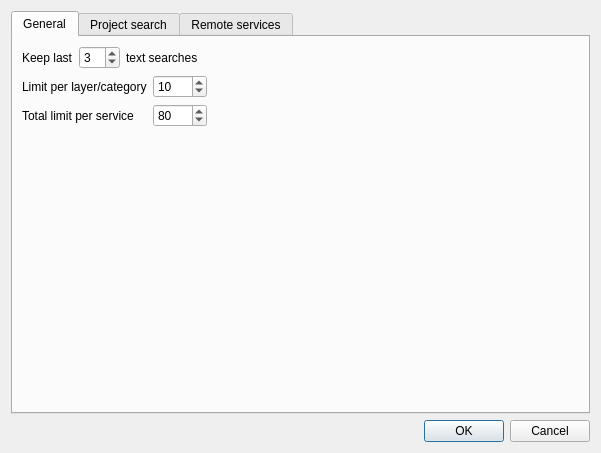
<?xml version="1.0" encoding="UTF-8"?>
<ui version="4.0">
 <class>Configuration</class>
 <widget class="QDialog" name="Configuration">
  <property name="geometry">
   <rect>
    <x>0</x>
    <y>0</y>
    <width>601</width>
    <height>453</height>
   </rect>
  </property>
  <property name="windowTitle">
   <string>Quick Finder - Configuration</string>
  </property>
  <layout class="QVBoxLayout" name="verticalLayout">
   <item>
    <widget class="QTabWidget" name="tabWidget">
     <property name="currentIndex">
      <number>0</number>
     </property>
     <widget class="QWidget" name="optionsTab">
      <attribute name="title">
       <string>General</string>
      </attribute>
      <layout class="QFormLayout" name="formLayout">
       <property name="fieldGrowthPolicy">
        <enum>QFormLayout::AllNonFixedFieldsGrow</enum>
       </property>
       <item row="2" column="0" colspan="2">
        <layout class="QFormLayout" name="formLayout_4">
         <item row="0" column="0">
          <widget class="QLabel" name="geomapfish_limitLabel">
           <property name="text">
            <string>Limit per layer/category</string>
           </property>
          </widget>
         </item>
         <item row="0" column="1">
          <layout class="QHBoxLayout" name="horizontalLayout_6">
           <item>
            <widget class="QSpinBox" name="categoryLimit">
             <property name="minimum">
              <number>1</number>
             </property>
             <property name="maximum">
              <number>1000</number>
             </property>
             <property name="value">
              <number>10</number>
             </property>
            </widget>
           </item>
           <item>
            <spacer name="horizontalSpacer_4">
             <property name="orientation">
              <enum>Qt::Horizontal</enum>
             </property>
             <property name="sizeHint" stdset="0">
              <size>
               <width>40</width>
               <height>20</height>
              </size>
             </property>
            </spacer>
           </item>
          </layout>
         </item>
         <item row="1" column="0">
          <widget class="QLabel" name="geomapfish_partitionlimitLabel">
           <property name="text">
            <string>Total limit per service</string>
           </property>
          </widget>
         </item>
         <item row="1" column="1">
          <layout class="QHBoxLayout" name="horizontalLayout_5">
           <item>
            <widget class="QSpinBox" name="totalLimit">
             <property name="minimum">
              <number>1</number>
             </property>
             <property name="maximum">
              <number>1000</number>
             </property>
             <property name="value">
              <number>80</number>
             </property>
            </widget>
           </item>
           <item>
            <spacer name="horizontalSpacer_3">
             <property name="orientation">
              <enum>Qt::Horizontal</enum>
             </property>
             <property name="sizeHint" stdset="0">
              <size>
               <width>40</width>
               <height>20</height>
              </size>
             </property>
            </spacer>
           </item>
          </layout>
         </item>
        </layout>
       </item>
       <item row="1" column="0" colspan="2">
        <layout class="QHBoxLayout" name="horizontalLayout_2">
         <item>
          <widget class="QLabel" name="label">
           <property name="text">
            <string>Keep last</string>
           </property>
          </widget>
         </item>
         <item>
          <widget class="QSpinBox" name="historyLength">
           <property name="minimum">
            <number>1</number>
           </property>
           <property name="maximum">
            <number>10</number>
           </property>
           <property name="value">
            <number>3</number>
           </property>
          </widget>
         </item>
         <item>
          <widget class="QLabel" name="label_3">
           <property name="text">
            <string>text searches</string>
           </property>
          </widget>
         </item>
         <item>
          <spacer name="horizontalSpacer_2">
           <property name="orientation">
            <enum>Qt::Horizontal</enum>
           </property>
           <property name="sizeHint" stdset="0">
            <size>
             <width>40</width>
             <height>20</height>
            </size>
           </property>
          </spacer>
         </item>
        </layout>
       </item>
      </layout>
     </widget>
     <widget class="QWidget" name="projectTab">
      <attribute name="title">
       <string>Project search</string>
      </attribute>
      <layout class="QVBoxLayout" name="verticalLayout_4">
       <item>
        <widget class="QGroupBox" name="project">
         <property name="title">
          <string>Search in project layers</string>
         </property>
         <property name="checkable">
          <bool>true</bool>
         </property>
         <layout class="QGridLayout" name="gridLayout">
          <item row="0" column="0">
           <layout class="QHBoxLayout" name="horizontalLayout_9">
            <item>
             <widget class="QLabel" name="label_2">
              <property name="text">
               <string>QuickFinder file</string>
              </property>
             </widget>
            </item>
            <item>
             <widget class="QLineEdit" name="qftsfilepath">
              <property name="readOnly">
               <bool>true</bool>
              </property>
             </widget>
            </item>
            <item>
             <widget class="QToolButton" name="openFileButton">
              <property name="toolTip">
               <string>Open existing QuickFinder file</string>
              </property>
              <property name="text">
               <string>...</string>
              </property>
              <property name="icon">
               <iconset resource="../resources.qrc">
                <normaloff>:/plugins/quickfinder/icons/open.svg</normaloff>:/plugins/quickfinder/icons/open.svg</iconset>
              </property>
             </widget>
            </item>
            <item>
             <widget class="QToolButton" name="createFileButton">
              <property name="toolTip">
               <string>Create a new QuickFinder file</string>
              </property>
              <property name="text">
               <string>Create a new QuickFinder file</string>
              </property>
              <property name="icon">
               <iconset resource="../resources.qrc">
                <normaloff>:/plugins/quickfinder/icons/new.svg</normaloff>:/plugins/quickfinder/icons/new.svg</iconset>
              </property>
             </widget>
            </item>
           </layout>
          </item>
          <item row="2" column="0">
           <widget class="QTableView" name="projectSearchTable">
            <property name="enabled">
             <bool>false</bool>
            </property>
            <property name="selectionMode">
             <enum>QAbstractItemView::MultiSelection</enum>
            </property>
            <property name="selectionBehavior">
             <enum>QAbstractItemView::SelectRows</enum>
            </property>
            <property name="sortingEnabled">
             <bool>true</bool>
            </property>
            <attribute name="verticalHeaderVisible">
             <bool>false</bool>
            </attribute>
           </widget>
          </item>
          <item row="3" column="0">
           <layout class="QHBoxLayout" name="horizontalLayout_10">
            <item>
             <widget class="QCheckBox" name="refreshAuto">
              <property name="text">
               <string>Automatically refresh after</string>
              </property>
              <property name="checked">
               <bool>true</bool>
              </property>
             </widget>
            </item>
            <item>
             <widget class="QSpinBox" name="refreshDelay">
              <property name="minimum">
               <number>1</number>
              </property>
              <property name="maximum">
               <number>999</number>
              </property>
              <property name="value">
               <number>15</number>
              </property>
             </widget>
            </item>
            <item>
             <widget class="QLabel" name="label_4">
              <property name="text">
               <string>day(s)</string>
              </property>
             </widget>
            </item>
            <item>
             <spacer name="horizontalSpacer_7">
              <property name="orientation">
               <enum>Qt::Horizontal</enum>
              </property>
              <property name="sizeHint" stdset="0">
               <size>
                <width>40</width>
                <height>20</height>
               </size>
              </property>
             </spacer>
            </item>
           </layout>
          </item>
          <item row="1" column="0">
           <widget class="QWidget" name="projectSearchButtonsWidget" native="true">
            <layout class="QHBoxLayout" name="projectSearchButtonsLayout">
             <item>
              <widget class="QToolButton" name="addSearchButton">
               <property name="toolTip">
                <string>Add a new layer search</string>
               </property>
               <property name="icon">
                <iconset resource="../resources.qrc">
                 <normaloff>:/plugins/quickfinder/icons/add.png</normaloff>:/plugins/quickfinder/icons/add.png</iconset>
               </property>
              </widget>
             </item>
             <item>
              <widget class="QToolButton" name="removeSearchButton">
               <property name="toolTip">
                <string>Remove</string>
               </property>
               <property name="text">
                <string>...</string>
               </property>
               <property name="icon">
                <iconset resource="../resources.qrc">
                 <normaloff>:/plugins/quickfinder/icons/remove.png</normaloff>:/plugins/quickfinder/icons/remove.png</iconset>
               </property>
              </widget>
             </item>
             <item>
              <widget class="QToolButton" name="editSearchButton">
               <property name="toolTip">
                <string>Edit</string>
               </property>
               <property name="text">
                <string>...</string>
               </property>
               <property name="icon">
                <iconset resource="../resources.qrc">
                 <normaloff>:/plugins/quickfinder/icons/edit.svg</normaloff>:/plugins/quickfinder/icons/edit.svg</iconset>
               </property>
              </widget>
             </item>
             <item>
              <spacer name="horizontalSpacer_6">
               <property name="orientation">
                <enum>Qt::Horizontal</enum>
               </property>
               <property name="sizeHint" stdset="0">
                <size>
                 <width>40</width>
                 <height>20</height>
                </size>
               </property>
              </spacer>
             </item>
             <item>
              <widget class="QToolButton" name="refreshButton">
               <property name="text">
                <string/>
               </property>
               <property name="icon">
                <iconset resource="../resources.qrc">
                 <normaloff>:/plugins/quickfinder/icons/refresh.svg</normaloff>:/plugins/quickfinder/icons/refresh.svg</iconset>
               </property>
              </widget>
             </item>
            </layout>
           </widget>
          </item>
         </layout>
        </widget>
       </item>
      </layout>
     </widget>
     <widget class="QWidget" name="servicesTab">
      <attribute name="title">
       <string>Remote services</string>
      </attribute>
      <layout class="QVBoxLayout" name="verticalLayout_2">
       <item>
        <widget class="QGroupBox" name="osm">
         <property name="title">
          <string>OpenStreetMap</string>
         </property>
         <property name="checkable">
          <bool>true</bool>
         </property>
         <layout class="QVBoxLayout" name="verticalLayout_5">
          <item>
           <layout class="QHBoxLayout" name="horizontalLayout_8">
            <item>
             <widget class="QLabel" name="osmUrlLabel">
              <property name="text">
               <string>Url</string>
              </property>
             </widget>
            </item>
            <item>
             <widget class="QLineEdit" name="osmUrl"/>
            </item>
           </layout>
          </item>
         </layout>
        </widget>
       </item>
       <item>
        <spacer name="verticalSpacer">
         <property name="orientation">
          <enum>Qt::Vertical</enum>
         </property>
         <property name="sizeType">
          <enum>QSizePolicy::Fixed</enum>
         </property>
         <property name="sizeHint" stdset="0">
          <size>
           <width>20</width>
           <height>40</height>
          </size>
         </property>
        </spacer>
       </item>
       <item>
        <widget class="QGroupBox" name="geomapfish">
         <property name="title">
          <string>GeoMapFish</string>
         </property>
         <property name="checkable">
          <bool>true</bool>
         </property>
         <layout class="QVBoxLayout" name="verticalLayout_3">
          <item>
           <layout class="QHBoxLayout" name="horizontalLayout_4">
            <item>
             <widget class="QLabel" name="geomapfish_urlLabel">
              <property name="text">
               <string>Url</string>
              </property>
             </widget>
            </item>
            <item>
             <widget class="QLineEdit" name="geomapfishUrl"/>
            </item>
           </layout>
          </item>
          <item>
           <layout class="QHBoxLayout" name="horizontalLayout_3">
            <item>
             <widget class="QLabel" name="geomapfishCrsLabel">
              <property name="sizePolicy">
               <sizepolicy hsizetype="Preferred" vsizetype="Preferred">
                <horstretch>0</horstretch>
                <verstretch>0</verstretch>
               </sizepolicy>
              </property>
              <property name="text">
               <string>Coordinate Reference System</string>
              </property>
             </widget>
            </item>
            <item>
             <widget class="QLineEdit" name="geomapfishCrs">
              <property name="enabled">
               <bool>true</bool>
              </property>
              <property name="inputMask">
               <string/>
              </property>
              <property name="readOnly">
               <bool>true</bool>
              </property>
             </widget>
            </item>
            <item>
             <widget class="QPushButton" name="geomapfishCrsButton">
              <property name="text">
               <string>Select</string>
              </property>
             </widget>
            </item>
           </layout>
          </item>
          <item>
           <layout class="QHBoxLayout" name="horizontalLayout">
            <item>
             <widget class="QLabel" name="geomapfishUserLabel">
              <property name="text">
               <string>User</string>
              </property>
             </widget>
            </item>
            <item>
             <widget class="QLineEdit" name="geomapfishUser"/>
            </item>
            <item>
             <widget class="QLabel" name="geomapfishPassLabel">
              <property name="text">
               <string>Password</string>
              </property>
             </widget>
            </item>
            <item>
             <widget class="QLineEdit" name="geomapfishPass">
              <property name="echoMode">
               <enum>QLineEdit::Password</enum>
              </property>
             </widget>
            </item>
           </layout>
          </item>
         </layout>
        </widget>
       </item>
       <item>
        <spacer name="verticalSpacer_2">
         <property name="orientation">
          <enum>Qt::Vertical</enum>
         </property>
         <property name="sizeHint" stdset="0">
          <size>
           <width>20</width>
           <height>40</height>
          </size>
         </property>
        </spacer>
       </item>
       <item>
        <widget class="QGroupBox" name="geoadmin">
         <property name="title">
          <string>GeoAdmin</string>
         </property>
         <property name="checkable">
          <bool>true</bool>
         </property>
         <layout class="QVBoxLayout" name="verticalLayout_6">
          <item>
           <layout class="QHBoxLayout" name="horizontalLayout_7">
            <item>
             <widget class="QLabel" name="geoadmin_urlLabel">
              <property name="text">
               <string>Url</string>
              </property>
             </widget>
            </item>
            <item>
             <widget class="QLineEdit" name="geoadminUrl"/>
            </item>
           </layout>
          </item>
         </layout>
        </widget>
       </item>
      </layout>
     </widget>
    </widget>
   </item>
   <item>
    <widget class="QDialogButtonBox" name="buttonBox">
     <property name="orientation">
      <enum>Qt::Horizontal</enum>
     </property>
     <property name="standardButtons">
      <set>QDialogButtonBox::Cancel|QDialogButtonBox::Ok</set>
     </property>
    </widget>
   </item>
  </layout>
 </widget>
 <resources>
  <include location="../resources.qrc"/>
 </resources>
 <connections>
  <connection>
   <sender>buttonBox</sender>
   <signal>accepted()</signal>
   <receiver>Configuration</receiver>
   <slot>accept()</slot>
   <hints>
    <hint type="sourcelabel">
     <x>236</x>
     <y>241</y>
    </hint>
    <hint type="destinationlabel">
     <x>157</x>
     <y>166</y>
    </hint>
   </hints>
  </connection>
  <connection>
   <sender>buttonBox</sender>
   <signal>rejected()</signal>
   <receiver>Configuration</receiver>
   <slot>reject()</slot>
   <hints>
    <hint type="sourcelabel">
     <x>257</x>
     <y>241</y>
    </hint>
    <hint type="destinationlabel">
     <x>257</x>
     <y>166</y>
    </hint>
   </hints>
  </connection>
 </connections>
</ui>
